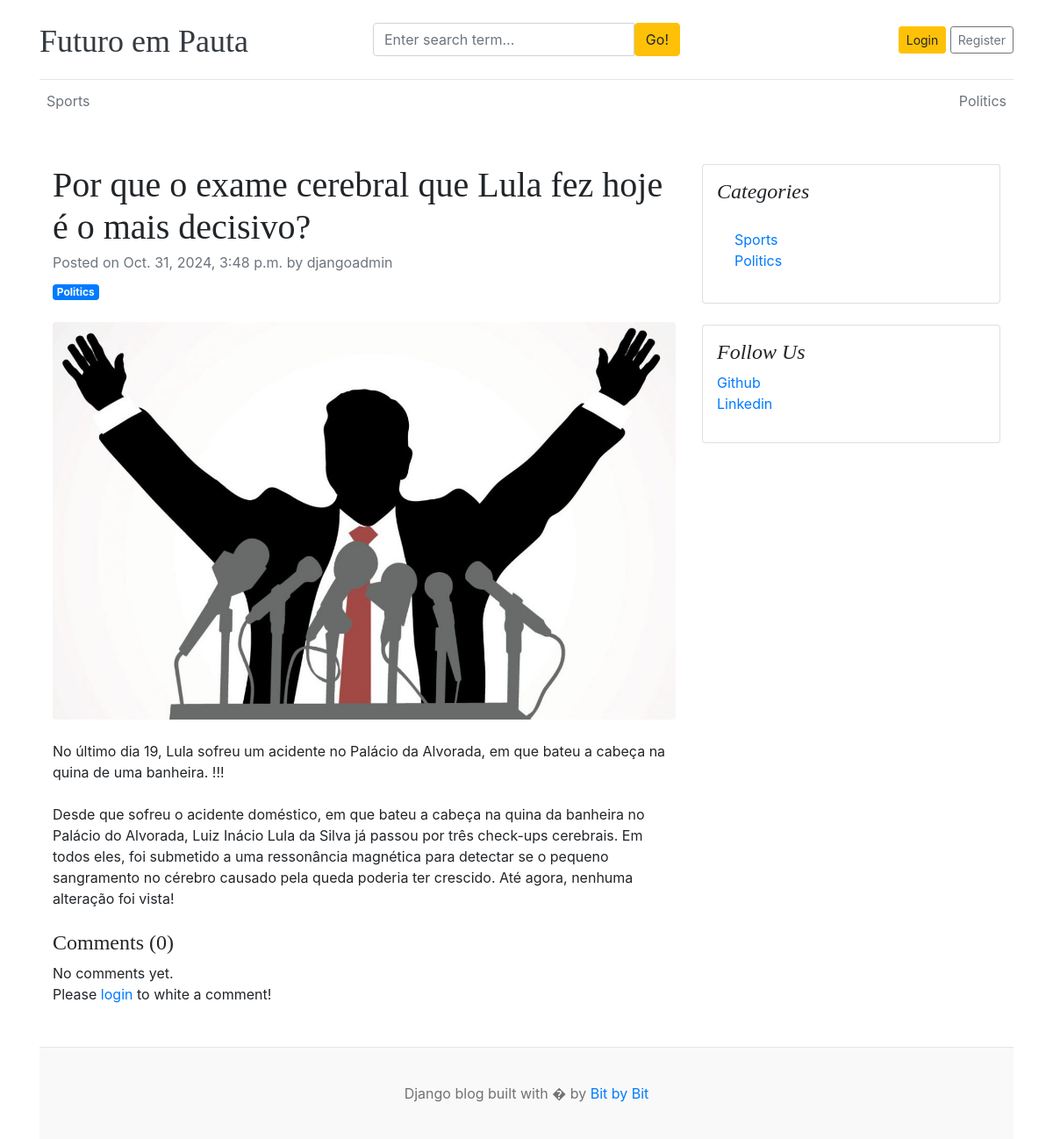
Screenshot of /blogs/por-que-o-exame-cerebral-que-lula-fez-hoje-e-o-mais-decisivo/ with the database file from the repository.
### blogs/models.py (models this page shows, shortened)
class Category(models.Model):
    category_name = models.CharField(max_length=50, unique=True)
    created_at = models.DateTimeField(auto_now_add=True)
    updated_at = models.DateTimeField(auto_now=True)
    class Meta:
        verbose_name_plural = 'categories'
    def __str__(self):
        return self.category_name

class Blog(models.Model):
    title = models.CharField(max_length=100)
    slug = models.SlugField(max_length=150, unique=True, blank=True)
    category = models.ForeignKey(Category, on_delete=models.CASCADE)
    author = models.ForeignKey(User, on_delete=models.CASCADE)
    featured_image = models.ImageField(upload_to='uploads/%Y/%m/%d')
    short_description = models.TextField(max_length=500)
    blog_body = models.TextField(max_length=2000)
    status = models.CharField(max_length=20, choices=STATUS_CHOICES, default="Draft")
    is_featured = models.BooleanField(default=False)
    created_at = models.DateTimeField(auto_now_add=True)
    updated_at = models.DateTimeField(auto_now=True)

class SocialLink(models.Model):
    platform = models.CharField(max_length=25)
    link = models.URLField(max_length=100)
    created_at = models.DateTimeField(auto_now_add=True)
    updated_at = models.DateTimeField(auto_now=True)

### blogs/views.py (the view, shortened to what this page needs)
# urls.py: path('blogs/<slug:slug>/', BlogView.blogs, name='blogs'),
def blogs(request, slug):
    single_blog = get_object_or_404(Blog, slug=slug, status="Published")
    comments = Comment.objects.filter(blog=single_blog)
    comments_count = comments.count()
    context = {
        'single_blog': single_blog,
        'comments': comments,
        'comments_count': comments.count,
    }
    return render(request, 'blogs.html', context)

### blogs/context_processors.py (called while the page is built)
def get_categories(request):
    categories = Category.objects.all()
    return dict(categories=categories)

def get_social_links(request):
    social_links = SocialLink.objects.all()
    return dict(social_links=social_links)

### templates/blogs.html
{% extends 'base.html' %}
{% block content %}
<div class="container mt-5">
    <div class="row">
        <div class="col-lg-8">
            <article>
                <header class="mb-4">
                    <h1 class="fw-bolder mb-1">{{ single_blog.title }}</h1>
                    <div class="text-muted fst-italic mb-2">Posted on {{ single_blog.created_at }} by {{ single_blog.author }}</div>
                    <a class="badge bg-primary text-decoration-none text-light" href="#!">{{single_blog.category}}</a>
                </header>
                <figure class="mb-4"><img class="img-fluid rounded" src="{{ single_blog.featured_image.url }}" alt="..." /></figure>
                <section class="mb-5">
                    <p class="fs-5 mb-4">{{ single_blog.short_description }}</p>
                    <p class="fs-5 mb-4">{{ single_blog.blog_body }}</p>
                    <h4>Comments ({{ comments_count }})</h4>
                    {% if comments %}
                        {%  for comment in comments %}
                            <div class="card mt-1">
                                <div class="card-body">
                                    <p class="card-text mb-0">{{ comment }}</p>
                                    <span>
                                        <small>By {{ comment.user }}</small>
                                        <small>| {{ comment.created_at | timesince }} ago</small>
                                    </span>
                                </div>
                            </div>
                        {% endfor %}
                    {% else %}
                        No comments yet.
                    {% endif %}
                    <br>
                    <div class"form-group">
                        {% if user.is_authenticated %}
                        <form action="" method="POST">
                            {% csrf_token %}
                            <div class="form-group">
                                <textarea name="comment" class="form-control" placeholder="White your comment"></textarea>
                                <input type="submit" value="Submit" class="btn btn-primary mt-2">
                            </div>
                        </form>
                        {% else %}
                        <p>Please <span><a href="{% url 'login' %}">login</a></span> to white a comment!</p>
                        {% endif %}
                    </div>
                </section>
            </article>
        </div>
        <div class="col-lg-4">
            <div class="card mb-4 p-3">
                <h4 class="font-italic">Categories</h4>
                <div class="card-body">
                    <div class="row">
                        <div class="col-sm-6">
                            <ul class="list-unstyled mb-0">
                                {% for cat in categories %}
                                    <li><a href="{% url 'posts_by_category' cat.id %}">{{ cat.category_name }}</a></li>
                                {% endfor %}
                            </ul>
                        </div>
                    </div>
                </div>
            </div>
            {% if social_links %}
            <div class="card mb-4 p-3">
                <h4 class="font-italic">Follow Us</h4>
                <ol class="list-unstyled">
                    {% for i in social_links %}
                        <li><a href="{{i.link}}" target="_blank">{{i.platform}}</a></li>
                    {%endfor%}
                </ol>
            </div>
            {% endif %}
        </div>
    </div>
</div>
{% endblock %}

### templates/base.html (shortened to what this page needs)
{% load static %}
<!DOCTYPE html>
<html lang="en">
<head>
    <link href="https://getbootstrap.com/docs/4.0/dist/css/bootstrap.min.css" rel="stylesheet">
    <link href="{% static 'css/blog.css' %}" rel="stylesheet">
  </head>
<body>
    <div class="container">
      <header class="blog-header py-3">
        <div class="row flex-nowrap justify-content-between align-items-center">
          <div class="col-4 pt-1">
            <a class="blog-header-logo text-dark" href="/">Futuro em Pauta</a>
          </div>
          <div class="col-4">
            <form action="{% url 'search' %}" method="GET">
              <div class="input-group">
                <input class="form-control" type="text" name="keyword" value="{{ keyword }}" placeholder="Enter search term..." aria-label="Enter search term..." aria-describedby="button-search" />
                <button type="submit" class="btn btn-warning" id="button-search" type="button">Go!</button>
              </div>
            </form>
          </div>
          <div class="col-4 d-flex justify-content-end align-items-center">
            {% if not user.is_authenticated %}
              <a class="btn btn-sm btn-warning" href="{% url 'login' %}">Login</a> &nbsp;
              <a class="btn btn-sm btn-outline-secondary" href="{% url 'register' %}">Register</a>
            {% else %}
              <span>You are logged in as {{ user }}</span>
              &emsp;
              <span><a href="{% url 'logout' %}">Logout</a></span>
            {% endif %}
          </div>
        </div>
      </header>
      <div class="nav-scroller py-1 mb-2">
        <nav class="nav d-flex justify-content-between">
          {% for cat in categories %}
          <a class="p-2 text-muted" href="{% url 'posts_by_category' cat.id %}">{{ cat.category_name }}</a>
          {% endfor %}
        </nav>
      </div>
{% block content %}
{%  endblock %}
<footer class="blog-footer">
    <p>Django blog built with � by <a href="#">Bit by Bit</a></p>
</footer>
</body>
</html>

### blog_main/static/css/blog.css (style rules this page uses)
.blog-header { border-bottom: 1px solid #e5e5e5; }
.blog-header-logo { font-family: "Playfair Display", Georgia, "Times New Roman", serif; font-size: 2.25rem; }
h1, h2, h3, h4, h5, h6 { font-family: "Playfair Display", Georgia, "Times New Roman", serif; }
.blog-footer { padding: 2.5rem 0; color: #727272; text-align: center; background-color: #f9f9f9; border-top: .05rem solid #e5e5e5; }
.blog-footer p:last-child { margin-bottom: 0; }

### rows the page displays
Category: category_name "Sports"
Category: category_name "Politics"
Blog: title "Por que o exame cerebral que Lula fez hoje é o mais decisivo?", created_at "Oct. 31, 2024, 3:48 p.m.", author "djangoadmin", category "Politics", featured_image (picture), short_description "No último dia 19, Lula sofreu um acidente no Palácio da Alvorada, em que bateu a cabeça na quina de uma banheira. !!!", blog_body "Desde que sofreu o acidente doméstico, em que bateu a cabeça na quina da banheira no Palácio do Alvorada, Luiz Inácio Lula da Silva já passou por três check-ups cerebrais. Em todos eles, foi submetido a uma ressonância magnética para detectar se o pequeno sangramento no cérebro causado pela queda poderia ter crescido. Até agora, nenhuma alteração foi vista!"
SocialLink: platform "Github"
SocialLink: platform "Linkedin"

### other values shown
{{ comments_count }} "0"
